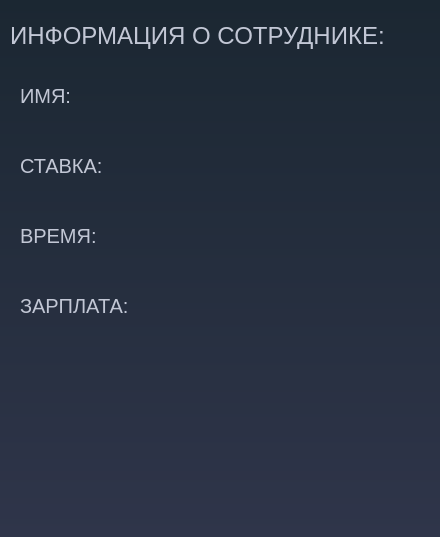
<?xml version="1.0" encoding="UTF-8"?>
<ui version="4.0">
 <class>Form</class>
 <widget class="QWidget" name="Form">
  <property name="geometry">
   <rect>
    <x>0</x>
    <y>0</y>
    <width>440</width>
    <height>537</height>
   </rect>
  </property>
  <property name="windowTitle">
   <string>Form</string>
  </property>
  <property name="styleSheet">
   <string notr="true">
/*-----QWidget-----*/
QWidget
{
	background-color: qlineargradient(spread:repeat, x1:1, y1:0, x2:1, y2:1, stop:0 rgba(27, 39, 50, 255),stop:1 rgba(47, 53, 74, 255));
	color: #000000;

}


/*-----QLabel-----*/
QLabel
{
	background-color: transparent;
	color: #c2c7d5;
	font-size: 24px;

}


/*-----QPushButton-----*/
QToolButton {
	border-style: solid;
	border-top-color: qlineargradient(spread:pad, x1:0.5, y1:1, x2:0.5, y2:0, stop:0 rgb(215, 215, 215), stop:1 rgb(222, 222, 222));
	border-right-color: qlineargradient(spread:pad, x1:0, y1:0.5, x2:1, y2:0.5, stop:0 rgb(217, 217, 217), stop:1 rgb(227, 227, 227));
	border-left-color: qlineargradient(spread:pad, x1:0, y1:0.5, x2:1, y2:0.5, stop:0 rgb(227, 227, 227), stop:1 rgb(217, 217, 217));
	border-bottom-color: qlineargradient(spread:pad, x1:0.5, y1:1, x2:0.5, y2:0, stop:0 rgb(215, 215, 215), stop:1 rgb(222, 222, 222));
	border-width: 1px;
	border-radius: 5px;
	color: #d3dae3;
	padding: 2px;
	background-color: rgb(255,255,255);
}
QToolButton:hover{
	border-style: solid;
	border-top-color: qlineargradient(spread:pad, x1:0.5, y1:1, x2:0.5, y2:0, stop:0 rgb(195, 195, 195), stop:1 rgb(222, 222, 222));
	border-right-color: qlineargradient(spread:pad, x1:0, y1:0.5, x2:1, y2:0.5, stop:0 rgb(197, 197, 197), stop:1 rgb(227, 227, 227));
	border-left-color: qlineargradient(spread:pad, x1:0, y1:0.5, x2:1, y2:0.5, stop:0 rgb(227, 227, 227), stop:1 rgb(197, 197, 197));
	border-bottom-color: qlineargradient(spread:pad, x1:0.5, y1:1, x2:0.5, y2:0, stop:0 rgb(195, 195, 195), stop:1 rgb(222, 222, 222));
	border-width: 1px;
	border-radius: 5px;
	color: rgb(0,0,0);
	padding: 2px;
	background-color: rgb(255,255,255);
}
QToolButton:pressed{
	border-style: solid;
	border-top-color: qlineargradient(spread:pad, x1:0.5, y1:1, x2:0.5, y2:0, stop:0 rgb(215, 215, 215), stop:1 rgb(222, 222, 222));
	border-right-color: qlineargradient(spread:pad, x1:0, y1:0.5, x2:1, y2:0.5, stop:0 rgb(217, 217, 217), stop:1 rgb(227, 227, 227));
	border-left-color: qlineargradient(spread:pad, x1:0, y1:0.5, x2:1, y2:0.5, stop:0 rgb(227, 227, 227), stop:1 rgb(217, 217, 217));
	border-bottom-color: qlineargradient(spread:pad, x1:0.5, y1:1, x2:0.5, y2:0, stop:0 rgb(215, 215, 215), stop:1 rgb(222, 222, 222));
	border-width: 1px;
	border-radius: 5px;
	color: rgb(0,0,0);
	padding: 2px;
	background-color: rgb(142,142,142);
}
QPushButton{
	border-style: solid;
	border-color: #050a0e;
	border-width: 1px;
	border-radius: 5px;
	color: #d3dae3;
	padding: 2px;
	background-color: #151a1e;
}
QPushButton::default{
	border-style: solid;
	border-color: #050a0e;
	border-width: 1px;
	border-radius: 5px;
	color: #FFFFFF;
	padding: 2px;
	background-color: #151a1e;;
}
QPushButton:hover{
	border-style: solid;
	border-color: #050a0e;
	border-width: 1px;
	border-radius: 5px;
	color: #d3dae3;
	padding: 2px;
	background-color: #1c1f1f;
}
QPushButton:pressed{
	border-style: solid;
	border-color: #050a0e;
	border-width: 1px;
	border-radius: 5px;
	color: #d3dae3;
	padding: 2px;
	background-color: #2c2f2f;
}
QPushButton:disabled{
	border-style: solid;
	border-top-color: qlineargradient(spread:pad, x1:0.5, y1:1, x2:0.5, y2:0, stop:0 rgb(215, 215, 215), stop:1 rgb(222, 222, 222));
	border-right-color: qlineargradient(spread:pad, x1:0, y1:0.5, x2:1, y2:0.5, stop:0 rgb(217, 217, 217), stop:1 rgb(227, 227, 227));
	border-left-color: qlineargradient(spread:pad, x1:0, y1:0.5, x2:1, y2:0.5, stop:0 rgb(227, 227, 227), stop:1 rgb(217, 217, 217));
	border-bottom-color: qlineargradient(spread:pad, x1:0.5, y1:1, x2:0.5, y2:0, stop:0 rgb(215, 215, 215), stop:1 rgb(222, 222, 222));
	border-width: 1px;
	border-radius: 5px;
	color: #808086;
	padding: 2px;
	background-color: rgb(142,142,142);
}


/*-----QCheckBox-----*/
QCheckBox
{
	background-color: transparent;
	color: #fff;
	font-size: 10px;
	font-weight: bold;
	border: none;
	border-radius: 5px;

}


/*-----QCheckBox-----*/
QCheckBox::indicator
{
    color: #b1b1b1;
    background-color: #323232;
    border: 1px solid darkgray;
    width: 12px;
    height: 12px;

}


QCheckBox::indicator:checked
{
    image:url(&quot;./ressources/check.png&quot;);
	background-color: qlineargradient(spread:pad, x1:0, y1:0.511, x2:1, y2:0.511, stop:0 rgba(0, 172, 149, 255),stop:0.995192 rgba(54, 197, 177, 255));;
    border: 1px solid #607cff;

}


QCheckBox::indicator:unchecked:hover
{
    border: 1px solid #08b099;

}


QCheckBox::disabled
{
	color: #656565;

}


QCheckBox::indicator:disabled
{
	background-color: #656565;
	color: #656565;
    border: 1px solid #656565;

}


/*-----QLineEdit-----*/
QLineEdit
{
	background-color: #c2c7d5;
	color: #000;
	font-weight: bold;
	border: none;
	border-radius: 2px;
	padding: 3px;

}


/*-----QListView-----*/
QListView
{
	background-color: qlineargradient(spread:pad, x1:1, y1:0, x2:1, y2:1, stop:0 rgba(50, 61, 80, 255),stop:1 rgba(44, 49, 69, 255));
	color: #fff;
	font-size: 12px;
	font-weight: bold;
	border: 1px solid #191919;
	show-decoration-selected: 0;

}


QListView::item
{
	color: #31cecb;
	background-color: #454e5e;
	border: none;
	padding: 5px;
	border-radius: 0px;
	padding-left : 10px;
	height: 42px;

}

QListView::item:selected
{
	color: #31cecb;
	background-color: #454e5e;

}


QListView::item:!selected
{
	color:white;
	background-color: transparent;
	border: none;
	padding-left : 10px;

}


QListView::item:!selected:hover
{
	color: #bbbcba;
	background-color: #454e5e;
	border: none;
	padding-left : 10px;

}


/*-----QTreeView-----*/
QTreeView 
{
	background-color: #232939;
	show-decoration-selected: 0;
	color: #c2c8d7;

}


QTreeView::item 
{
	border-top-color: transparent;
	border-bottom-color: transparent;

}


QTreeView::item:hover 
{
	background-color: #606060;
	color: #fff;

}


QTreeView::item:selected 
{
	background-color: #0ab19a;
	color: #fff;

}


QTreeView::item:selected:active
{
	background-color: #0ab19a;
	color: #fff;

}


QTreeView::branch:has-children:!has-siblings:closed,
QTreeView::branch:closed:has-children:has-siblings 
{
	image: url(://tree-closed.png);

}

QTreeView::branch:open:has-children:!has-siblings,
QTreeView::branch:open:has-children:has-siblings  
{
	image: url(://tree-open.png);

}


/*-----QTableView &amp; QTableWidget-----*/
QTableView
{
    background-color: #232939;
	border: 1px solid gray;
    color: #f0f0f0;
    gridline-color: #232939;
    outline : 0;

}


QTableView::disabled
{
    background-color: #242526;
    border: 1px solid #32414B;
    color: #656565;
    gridline-color: #656565;
    outline : 0;

}


QTableView::item:hover 
{
    background-color: #606060;
    color: #f0f0f0;

}


QTableView::item:selected 
{
	background-color: #0ab19a;
    color: #F0F0F0;

}


QTableView::item:selected:disabled
{
    background-color: #1a1b1c;
    border: 2px solid #525251;
    color: #656565;

}


QTableCornerButton::section
{
	background-color: #343a49;
    color: #fff;

}


QHeaderView::section
{
	color: #fff;
	border-top: 0px;
	border-bottom: 1px solid gray;
	border-right: 1px solid gray;
	background-color: #343a49;
    margin-top:1px;
	margin-bottom:1px;
	padding: 5px;

}


QHeaderView::section:disabled
{
    background-color: #525251;
    color: #656565;

}


QHeaderView::section:checked
{
    color: #fff;
    background-color: #0ab19a;

}


QHeaderView::section:checked:disabled
{
    color: #656565;
    background-color: #525251;

}


QHeaderView::section::vertical::first,
QHeaderView::section::vertical::only-one
{
    border-top: 1px solid #353635;

}


QHeaderView::section::vertical
{
    border-top: 1px solid #353635;

}


QHeaderView::section::horizontal::first,
QHeaderView::section::horizontal::only-one
{
    border-left: 1px solid #353635;

}


QHeaderView::section::horizontal
{
    border-left: 1px solid #353635;

}


/*-----QScrollBar-----*/
QScrollBar:horizontal 
{
    background-color: transparent;
    height: 8px;
    margin: 0px;
    padding: 0px;

}


QScrollBar::handle:horizontal 
{
    border: none;
	min-width: 100px;
    background-color: #56576c;

}


QScrollBar::add-line:horizontal, 
QScrollBar::sub-line:horizontal,
QScrollBar::add-page:horizontal, 
QScrollBar::sub-page:horizontal 
{
    width: 0px;
    background-color: transparent;

}


QScrollBar:vertical 
{
    background-color: transparent;
    width: 8px;
    margin: 0;

}


QScrollBar::handle:vertical 
{
    border: none;
	min-height: 100px;
    background-color: #56576c;

}


QScrollBar::add-line:vertical, 
QScrollBar::sub-line:vertical,
QScrollBar::add-page:vertical, 
QScrollBar::sub-page:vertical 
{
    height: 0px;
    background-color: transparent;

}
</string>
  </property>
  <widget class="QLabel" name="label">
   <property name="geometry">
    <rect>
     <x>10</x>
     <y>20</y>
     <width>421</width>
     <height>31</height>
    </rect>
   </property>
   <property name="text">
    <string>ИНФОРМАЦИЯ О СОТРУДНИКЕ:</string>
   </property>
   <property name="alignment">
    <set>Qt::AlignLeading|Qt::AlignLeft|Qt::AlignVCenter</set>
   </property>
  </widget>
  <widget class="QLabel" name="label_2">
   <property name="geometry">
    <rect>
     <x>20</x>
     <y>80</y>
     <width>141</width>
     <height>31</height>
    </rect>
   </property>
   <property name="styleSheet">
    <string notr="true">
/*-----QLabel-----*/
QLabel
{
	background-color: transparent;
	color: #c2c7d5;
	font-size: 20px;

}
</string>
   </property>
   <property name="text">
    <string>ИМЯ:</string>
   </property>
  </widget>
  <widget class="QLabel" name="label_3">
   <property name="geometry">
    <rect>
     <x>20</x>
     <y>150</y>
     <width>141</width>
     <height>31</height>
    </rect>
   </property>
   <property name="styleSheet">
    <string notr="true">
/*-----QLabel-----*/
QLabel
{
	background-color: transparent;
	color: #c2c7d5;
	font-size: 20px;

}
</string>
   </property>
   <property name="text">
    <string>СТАВКА:</string>
   </property>
  </widget>
  <widget class="QLabel" name="label_4">
   <property name="geometry">
    <rect>
     <x>20</x>
     <y>220</y>
     <width>161</width>
     <height>31</height>
    </rect>
   </property>
   <property name="styleSheet">
    <string notr="true">
/*-----QLabel-----*/
QLabel
{
	background-color: transparent;
	color: #c2c7d5;
	font-size: 20px;

}
</string>
   </property>
   <property name="text">
    <string>ВРЕМЯ:</string>
   </property>
  </widget>
  <widget class="QLabel" name="label_5">
   <property name="geometry">
    <rect>
     <x>20</x>
     <y>290</y>
     <width>141</width>
     <height>31</height>
    </rect>
   </property>
   <property name="styleSheet">
    <string notr="true">
/*-----QLabel-----*/
QLabel
{
	background-color: transparent;
	color: #c2c7d5;
	font-size: 20px;

}
</string>
   </property>
   <property name="text">
    <string>ЗАРПЛАТА:</string>
   </property>
  </widget>
  <widget class="QLabel" name="name_label">
   <property name="geometry">
    <rect>
     <x>120</x>
     <y>80</y>
     <width>271</width>
     <height>31</height>
    </rect>
   </property>
   <property name="text">
    <string> </string>
   </property>
  </widget>
  <widget class="QLabel" name="rate_label">
   <property name="geometry">
    <rect>
     <x>120</x>
     <y>150</y>
     <width>271</width>
     <height>31</height>
    </rect>
   </property>
   <property name="text">
    <string/>
   </property>
  </widget>
  <widget class="QLabel" name="work_label">
   <property name="geometry">
    <rect>
     <x>110</x>
     <y>220</y>
     <width>271</width>
     <height>31</height>
    </rect>
   </property>
   <property name="text">
    <string/>
   </property>
  </widget>
  <widget class="QLabel" name="salary_label">
   <property name="geometry">
    <rect>
     <x>140</x>
     <y>290</y>
     <width>271</width>
     <height>31</height>
    </rect>
   </property>
   <property name="text">
    <string/>
   </property>
  </widget>
 </widget>
 <resources/>
 <connections/>
</ui>
